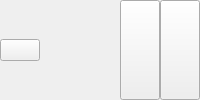
    <widget class="QWidget" name="panelStatus" native="true">
     <property name="sizePolicy">
      <sizepolicy hsizetype="Preferred" vsizetype="Fixed">
       <horstretch>0</horstretch>
       <verstretch>0</verstretch>
      </sizepolicy>
     </property>
     <property name="text" stdset="0">
      <string/>
     </property>
     <layout class="QHBoxLayout" name="horizontalLayout_4">
      <property name="spacing">
       <number>0</number>
      </property>
      <property name="leftMargin">
       <number>0</number>
      </property>
      <property name="topMargin">
       <number>0</number>
      </property>
      <property name="rightMargin">
       <number>0</number>
      </property>
      <property name="bottomMargin">
       <number>0</number>
      </property>
      <item>
       <widget class="QPushButton" name="btnMonitor">
        <property name="toolTip">
         <string>Open data monitor</string>
        </property>
        <property name="icon">
         <iconset resource="../icon/resources.qrc">
          <normaloff>:/buttons/square</normaloff>:/buttons/square</iconset>
        </property>
       </widget>
      </item>
      <item>
       <widget class="QLabel" name="lblMessage">
        <property name="sizePolicy">
         <sizepolicy hsizetype="MinimumExpanding" vsizetype="Preferred">
          <horstretch>0</horstretch>
          <verstretch>0</verstretch>
         </sizepolicy>
        </property>
       </widget>
      </item>
      <item>
       <widget class="QPushButton" name="btnTaskTray">
        <property name="sizePolicy">
         <sizepolicy hsizetype="Fixed" vsizetype="Ignored">
          <horstretch>0</horstretch>
          <verstretch>0</verstretch>
         </sizepolicy>
        </property>
        <property name="toolTip">
         <string>Move to task tray</string>
        </property>
        <property name="icon">
         <iconset resource="../icon/resources.qrc">
          <normaloff>:/buttons/tray</normaloff>:/buttons/tray</iconset>
        </property>
       </widget>
      </item>
      <item>
       <widget class="QPushButton" name="btnAbout">
        <property name="sizePolicy">
         <sizepolicy hsizetype="Fixed" vsizetype="Ignored">
          <horstretch>0</horstretch>
          <verstretch>0</verstretch>
         </sizepolicy>
        </property>
        <property name="toolTip">
         <string>About</string>
        </property>
        <property name="text">
         <string/>
        </property>
        <property name="icon">
         <iconset resource="../icon/resources.qrc">
          <normaloff>:/icons/rtknavi</normaloff>:/icons/rtknavi</iconset>
        </property>
       </widget>
      </item>
     </layout>
    </widget>
